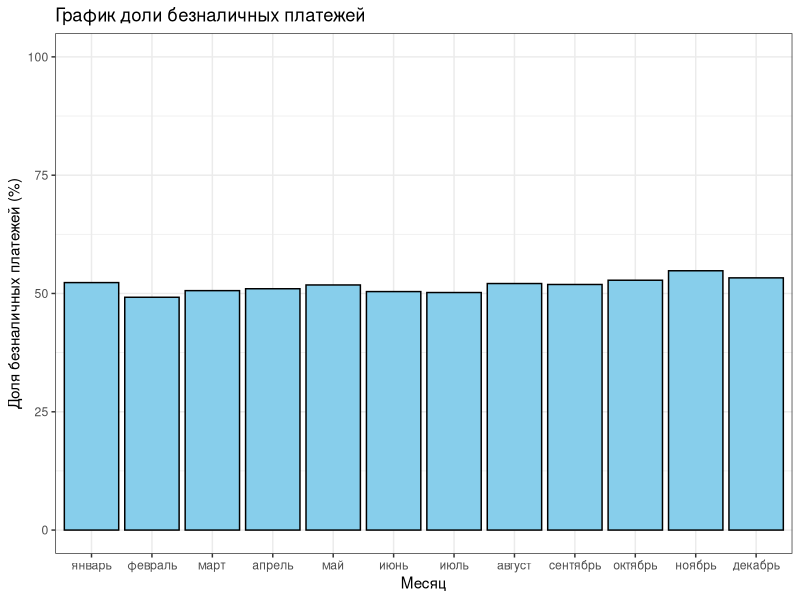
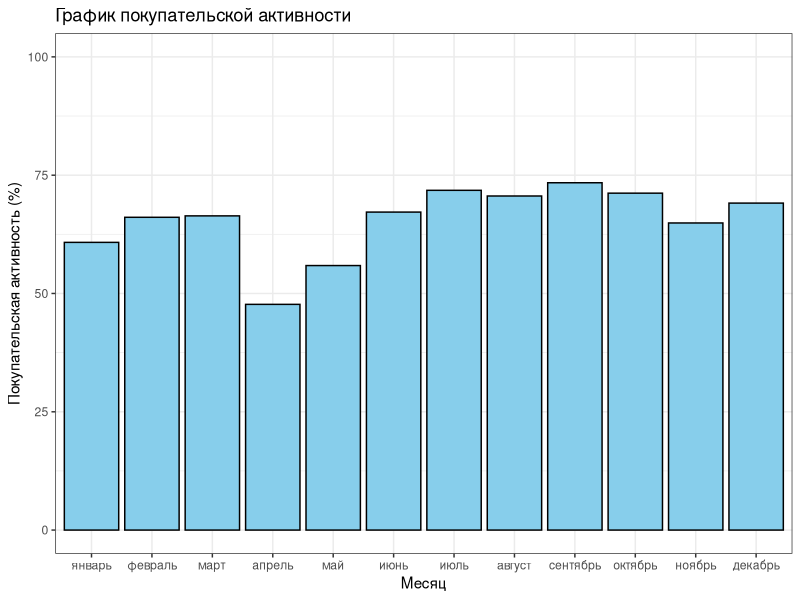
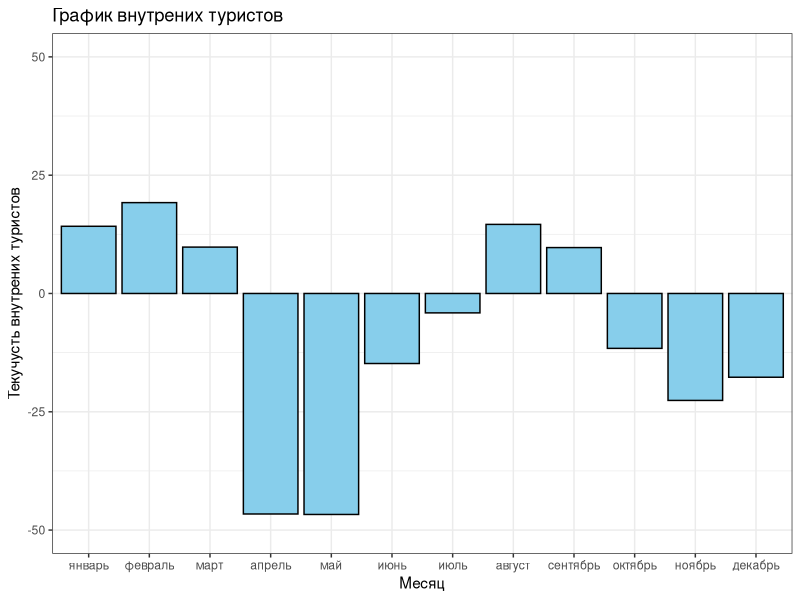
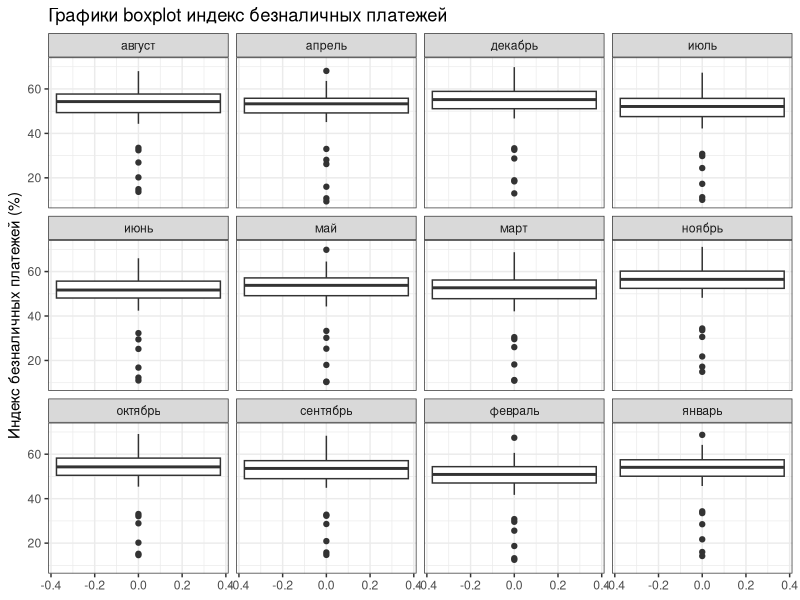
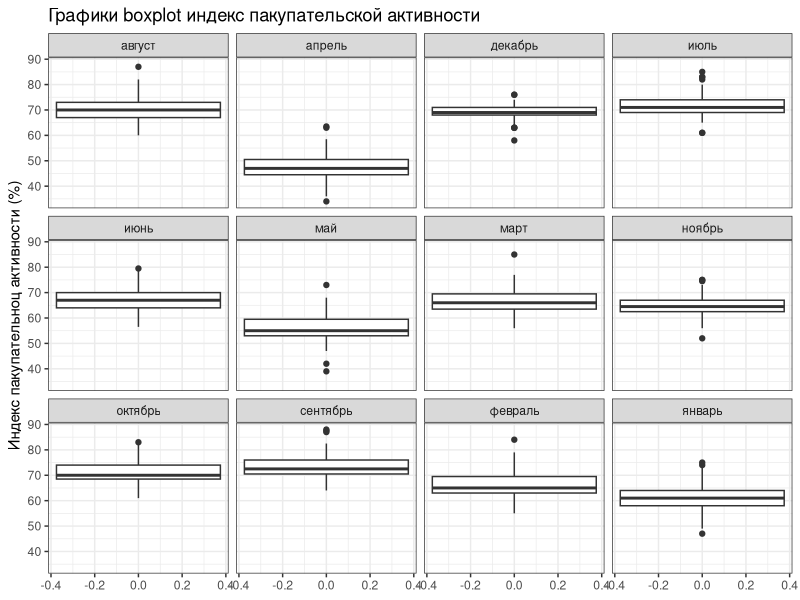
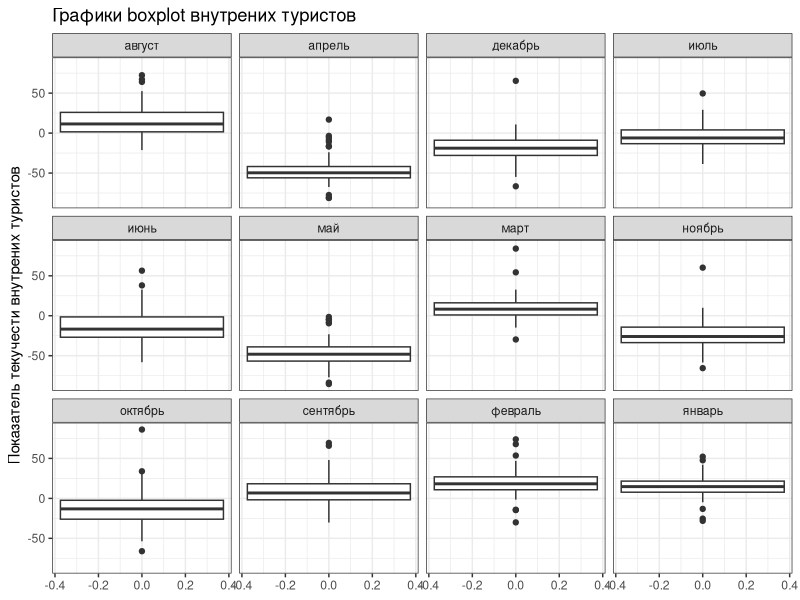
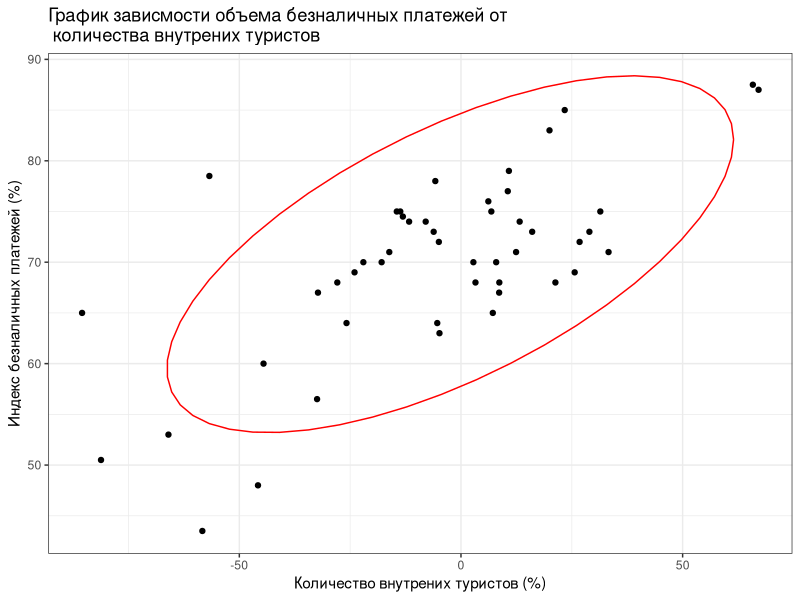
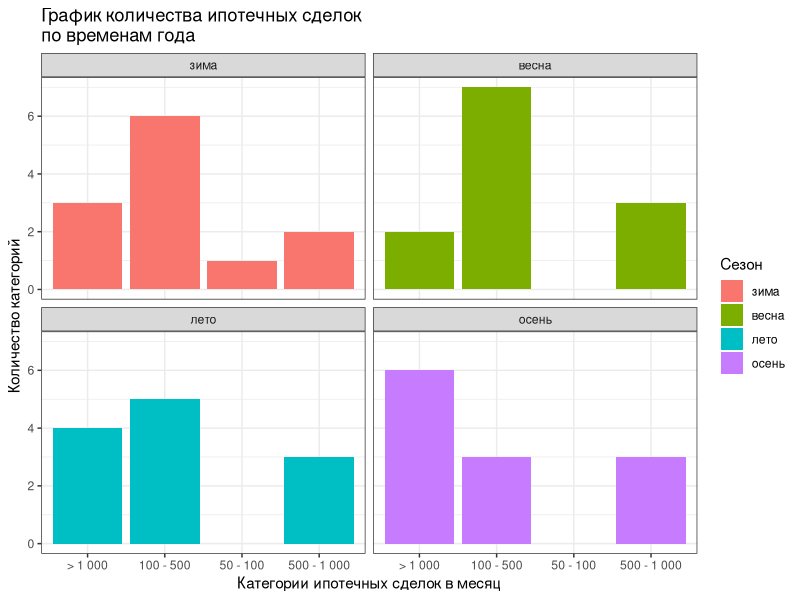

Source code (R) for these figures, in order:
## ---- chunk 1
setwd('/Users/yadonistroman/Documents/GitHub/trustus-r/data')
library(tidyverse)
library(readxl)
df <- read_excel('total.xlsx')
## ---- chunk 2
summary(df$Индекс.БП)
summary(df$Индекс.ПА)
summary(df$Количество.ВТ)
## ---- chunk 3
df_for_graf <- df %>% group_by(Месяц) %>% summarise(Индекс.БП = round(mean(Индекс.БП), 1),
                                                    Индекс.ПА = round(mean(Индекс.ПА), 1),
                                                    Количество.ВТ = round(mean(Количество.ВТ), 1))

df_for_graf$Месяц <- factor(df_for_graf$Месяц, levels = c('январь', 'февраль', 'март', 'апрель', 'май', 'июнь', 
                                                          'июль', 'август', 'сентябрь', 'октябрь', 'ноябрь', 'декабрь'))

ggplot(data = df_for_graf, aes(x = Месяц, y = Индекс.БП)) + 
  geom_col(fill = 'skyblue',
           col = 'black') +
  ylim(0, 100) +
  theme_bw() +
  labs(title = 'График доли безналичных платежей',
       x = 'Месяц',
       y = 'Доля безналичных платежей (%)')

ggplot(data = df_for_graf, aes(x = Месяц, y = Индекс.ПА)) + 
  geom_col(fill = 'skyblue',
           col = 'black') +
  ylim(0, 100) +
  theme_bw() +
  labs(title = 'График покупательской активности',
       x = 'Месяц',
       y = 'Покупательская активность (%)')

ggplot(data = df_for_graf, aes(x = Месяц, y = Количество.ВТ)) + 
  geom_col(fill = 'skyblue',
           col = 'black') +
  ylim(-50, 50) +
  theme_bw() +
  labs(title = 'График внутрених туристов',
       x = 'Месяц',
       y = 'Текучусть внутрених туристов')
## ---- chunk 4
ggplot(data = df, aes(y = Индекс.БП)) + 
  geom_boxplot() + 
  facet_wrap(~Месяц) +
  theme_bw() +
  ggtitle('Графики boxplot индекс безналичных платежей') +
  ylab('Индекс безналичных платежей (%)')


ggplot(data = df, aes(y = Индекс.ПА)) + 
  geom_boxplot() + 
  facet_wrap(~Месяц) +
  theme_bw() +
  ggtitle('Графики boxplot индекс пакупательской активности') +
  ylab('Индекс пакупательноц активности (%)')

ggplot(data = df, aes(y = Количество.ВТ)) + 
  geom_boxplot() + 
  facet_wrap(~Месяц) +
  theme_bw() +
  ggtitle('Графики boxplot внутрених туристов') +
  ylab('Показатель текучести внутрених туристов')
## ---- chunk 5
extra <- function(data) {
  iqr <- IQR(data)
  q1 <- quantile(data, 0.25)
  q3 <- quantile(data, 0.75)
  lower_b <- q1 - 1.5 * iqr
  upper_b <- q3 + 1.5 * iqr
  return(c(lower_b, upper_b))
}

test_pa <- extra(df$Индекс.ПА)
df_test_pa <- df[df$Индекс.ПА < test_pa[1] | df$Индекс.ПА > test_pa[2], ]
df_test_pa

test_bp <- extra(df$Индекс.БП)
df_test_bp <- df[df$Индекс.БП < test_bp[1] | df$Индекс.БП > test_bp[2], ]
df_test_bp

test_vt <- extra(df$Количество.ВТ)
df_test_vt <- df[df$Количество.ВТ < test_vt[1] | df$Количество.ВТ > test_vt[2], ]
df_test_vt
## ---- chunk 6
df_top_pa <- df %>% 
  group_by(Регион) %>% 
  summarise(`Индекс.ПА` = round(mean(Индекс.ПА), 1))

df_top_pa <- arrange(df_top_pa, desc(Индекс.ПА)) %>% top_n(30)
## ---- chunk 7
df_top_bp <- df %>% 
  group_by(Регион) %>% 
  summarise(`Индекс.БП` = round(mean(Индекс.БП), 1))

df_top_bp <- arrange(df_top_bp, desc(Индекс.БП)) %>% top_n(30)
## ---- chunk 8
df_top_bp_pa <- inner_join(df_top_bp, df_top_pa, by = 'Регион')
## ---- chunk 9
df_top <- df[df$Регион %in% df_top_bp_pa$Регион, ]
## ---- chunk 10
df_top <- df_top[df_top$Количество.ВТ > 0, ]
# согласно датафрейму df_top пропишем вектор в котором приток туристов виден хотябы в пяти месяцах
target_v <- c('калининградская область', 'камчатский край', 'кировская область', 'нижегородская область')
df_final <- df[df$Регион %in% target_v, ]
## ---- chunk 11
ggplot(data = df_final, aes(x = Количество.ВТ, y = Индекс.ПА)) + 
  geom_point() +
  theme_bw() +
  stat_ellipse(color = 'red') +
  labs(title = 'График зависмости объема безналичных платежей от\n количества внутрених туристов',
       x = 'Количество внутрених туристов (%)',
       y = 'Индекс безналичных платежей (%)')
## ---- chunk 12
cor.test(df_final$Количество.ВТ, df_final$Индекс.ПА)
## ---- chunk 13
df_ipot_cred <- df_final %>% select(Регион, `Всего одобренных заявок`, `Всего ипотечных сделок`)
df_ipot_cred$`Всего одобренных заявок` <- gsub(' ', '', df_ipot_cred$`Всего одобренных заявок`)
df_ipot_cred$`Всего ипотечных сделок` <- gsub(' ', '', df_ipot_cred$`Всего ипотечных сделок`)
df_ipot_cred$`Всего ипотечных сделок`  <- gsub('>', '', df_ipot_cred$`Всего ипотечных сделок`)
cred_list <- strsplit(df_ipot_cred$`Всего одобренных заявок`, '-')
ipot_list <- strsplit(df_ipot_cred$`Всего ипотечных сделок`, '-')

cred_v <- c()
for (i in cred_list) {
  cred_v <- c(cred_v, i[1])
}
df_ipot_cred$`Всего одобренных заявок` <- as.numeric(cred_v)

ipot_v <- c()
for (i in ipot_list) {
  ipot_v <- c(ipot_v, i[1])
}
df_ipot_cred$`Всего ипотечных сделок` <- as.numeric(ipot_v)

cor.test(df_ipot_cred$`Всего одобренных заявок`, df_ipot_cred$`Всего ипотечных сделок`)
## ---- chunk 14
cor.test(df_final$Индекс.БП, df_final$`Онлайн-заявки`)
## ---- chunk 15
season_v <- rep(c('зима', 'весна', 'лето', 'осень'), each=3)
season_v <- season_v[2:12]
season_v <- c(season_v, season_v[1])
season_v <- rep(season_v, 4)
print(season_v)

df_final <- df_final %>% add_column('Сезон' = season_v, .before = 'Квартал')
df_final$Сезон <- factor(df_final$Сезон, levels = c('зима', 'весна', 'лето', 'осень'))
## ---- chunk 16
ggplot(data = df_final, aes(x = `Всего ипотечных сделок`, fill = Сезон)) + 
  geom_bar() + 
  theme_bw() +
  facet_wrap(~Сезон) +
  ggtitle('График количества ипотечных сделок \nпо временам года') +
  xlab('Категории ипотечных сделок в месяц') +
  ylab('Количество категорий')
## ---- chunk 17
ggplot(data = df_final, aes(y = `Онлайн-заявки`)) + 
  geom_boxplot() +
  theme_bw() +
  facet_wrap(~Сезон) +
  ggtitle('График распределния онлайн заявок на кредит \nпо временам года') +
  ylab('Доля онлайн-заявок на кредит')
## ---- chunk 18
chisq.test(df_final$`Онлайн-заявки`, df_final$Сезон)
## ---- chunk 19
ggplot(data = df_final, aes(y = `Доля сделок, вторичка`)) + 
  geom_boxplot() +
  theme_bw() +
  facet_wrap(~Сезон) +
  ggtitle('График распределния доли ипотечных сделок \nна вторичке по временам года') +
  ylab('Доля ипотечных сделок, вторичка')
## ---- chunk 20
chisq.test(df_final$`Доля сделок, вторичка`, df_final$Сезон)
